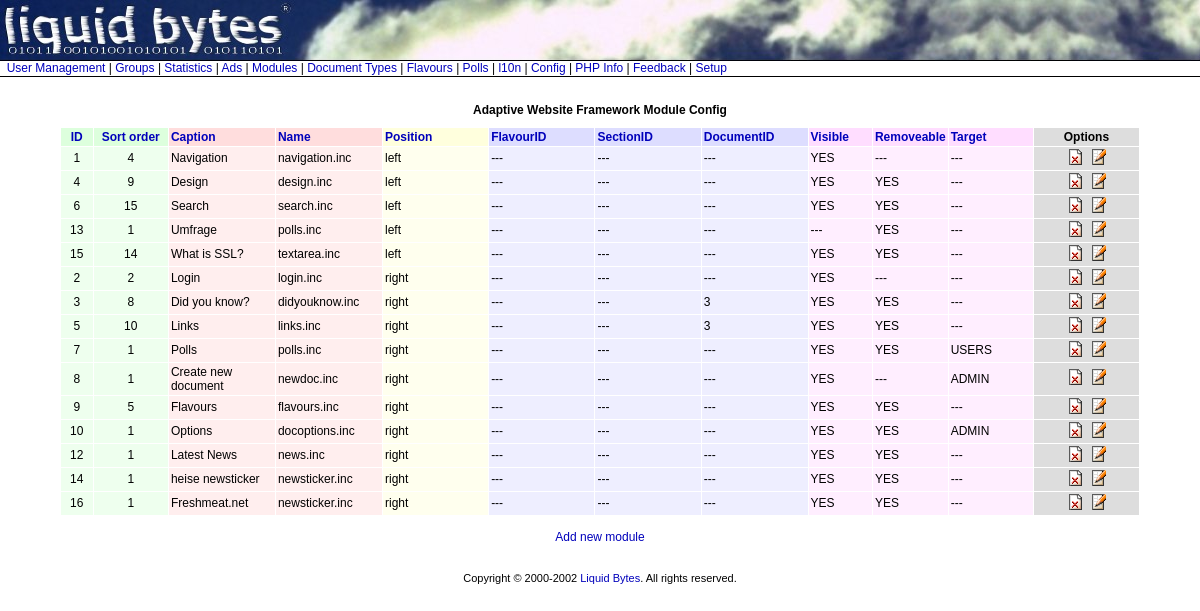
The app's page /admin/modules.php with its own data.
### tables this page shows
CREATE TABLE 1_modules (
  id int(11) unsigned NOT NULL auto_increment,
  sort_order int(11) NOT NULL default '0',
  name varchar(64) NOT NULL default 'unknown',
  placement varchar(20) NOT NULL default 'right',
  flavour_id int(11) NOT NULL default '-1',
  section_id int(11) NOT NULL default '-1',
  document_id int(11) NOT NULL default '-1',
  visible tinyint(1) unsigned NOT NULL default '1',
  removeable tinyint(1) unsigned NOT NULL default '1',
  target tinyint(1) NOT NULL default '0',
  caption text NOT NULL,
  PRIMARY KEY  (id)
) TYPE=MyISAM;

### inc/database.inc (called while the page is built, shortened)
<?
function sql_query ($query) {
        return mysql_query($query);
        }
function sql_num_rows($qresult) {
	if($qresult > 0) {
                return mysql_num_rows($qresult);
                }
        else {
                return 0;
                }
        }
?>

### admin/modules.php (the view, shortened to what this page needs)
<?
include('../inc/database.inc');
if(!isset($order_by)) { $order_by='placement'; }
?>
<html>
<head>
<?
        include('header.inc');
?>
<center>
<table width=90% cellpadding=0 cellspacing=0 border=0>
<tr><td align="left">
<center><h2><? echo SITE_TITLE; ?> Module Config</h2></center>
<?
if($action=='delete' && isset($id)) {
        echo '<center><h3>Delete: Are you sure?</h3>';
        echo '<h3><a href="modules.php?first_item='.$first_item.'">No</a>&nbsp;
                <a href="modules.php?first_item='.$first_item.'&delete='.$id.'">Yes</a></h3>';
	}
else {
$qres = sql_query("SELECT id, sort_order, name, placement, flavour_id, section_id, document_id, visible, removeable,
	target, caption FROM ".TABLE_MODULES." ORDER BY $order_by");
if(sql_num_rows($qres) > 0) {
        while($row = sql_fetch_row($qres)) {
		$modules[$row[0]]['sort_order'] = $row[1];
		$modules[$row[0]]['name'] = $row[2];
		$modules[$row[0]]['position'] = $row[3];
		if($row[4]=='-1') $row[4] = '---';
		$modules[$row[0]]['flavour_id'] = $row[4];
		if($row[5]=='-1') $row[5] = '---';
		$modules[$row[0]]['section_id'] = $row[5];
		if($row[6]=='-1') $row[6] = '---';
		$modules[$row[0]]['document_id'] = $row[6];
		if($row[7]=='0') $row[7] = '---';
		if($row[7]=='1') $row[7] = 'YES';
		$modules[$row[0]]['visible'] = $row[7];
		if($row[8]=='0') $row[8] = '---';
		if($row[8]=='1') $row[8] = 'YES';
		$modules[$row[0]]['removeable'] = $row[8];
		if($row[9]=='0') $row[9] = '---';
		if($row[9]=='2') $row[9] = 'USERS';
		if($row[9]=='3') $row[9] = 'ADMIN';
		$modules[$row[0]]['condition'] = $row[9];
		$modules[$row[0]]['caption']   = $row[10].'&nbsp';
		}
?>
<table width="100%" border="0" cellpadding="2" cellspacing="1">
        <tr>
        <td bgcolor="#ddffdd" width="3%" align="center">
                <a href="modules.php?first_item=<? echo $first_item; ?>&order_by=id"><b>ID</b></a></td>
        <td bgcolor="#ddffdd" width="7%" align="center" nowrap="nowrap">
                <a href="modules.php?first_item=<? echo $first_item; ?>&order_by=sort_order"><b>Sort order</b></a></td>
        <td bgcolor="#ffdddd" width="10%">
                <a href="modules.php?first_item=<? echo $first_item; ?>&order_by=caption"><b>Caption</b></a></td>
        <td bgcolor="#ffdddd" width="10%">
                <a href="modules.php?first_item=<? echo $first_item; ?>&order_by=name"><b>Name</b></a></td>
        <td bgcolor="#ffffdd" width="10%">
                <a href="modules.php?first_item=<? echo $first_item; ?>&order_by=placement"><b>Position</b></a></td>
        <td bgcolor="#ddddff" width="10%">
                <a href="modules.php?first_item=<? echo $first_item; ?>&order_by=flavour_id"><b>FlavourID</b></a></td>
        <td bgcolor="#ddddff" width="10%">
                <a href="modules.php?first_item=<? echo $first_item; ?>&order_by=section_id"><b>SectionID</b></a></td>
        <td bgcolor="#ddddff" width="10%">
                <a href="modules.php?first_item=<? echo $first_item; ?>&order_by=document_id"><b>DocumentID</b></a></td>
        <td bgcolor="#ffddff" width="6%">
                <a href="modules.php?first_item=<? echo $first_item; ?>&order_by=visible"><b>Visible</b></a></td>
        <td bgcolor="#ffddff" width="6%">
                <a href="modules.php?first_item=<? echo $first_item; ?>&order_by=removeable"><b>Removeable</b></a></td>
        <td bgcolor="#ffddff" width="8%">
                <a href="modules.php?first_item=<? echo $first_item; ?>&order_by=target"><b>Target</b></a></td>
        <td bgcolor="#dddddd" width="10%" align="center">
                <b>Options</b></td>
        </tr>
        <?
	while(list($key, $value) = each($modules)) {
		?>
		<tr>
		<td bgcolor="#eeffee" align="center"><?=$key?></td>
		<td bgcolor="#eeffee" align="center"><?=$value['sort_order']?></td>
		<td bgcolor="#ffeeee" align="left"><?=$value['caption']?></td>
		<td bgcolor="#ffeeee" align="left"><?=$value['name']?></td>
		<td bgcolor="#ffffee" align="left"><?=$value['position']?></td>
		<td bgcolor="#eeeeff" align="left"><?=$value['flavour_id']?></td>
		<td bgcolor="#eeeeff" align="left"><?=$value['section_id']?></td>
		<td bgcolor="#eeeeff" align="left"><?=$value['document_id']?></td>
		<td bgcolor="#ffeeff" align="left"><?=$value['visible']?></td>
		<td bgcolor="#ffeeff" align="left"><?=$value['removeable']?></td>
		<td bgcolor="#ffeeff" align="left"><?=$value['condition']?></td>
		<td bgcolor="#dddddd" align="center">
			<a href="modules.php?id=<? echo $key; ?>&action=delete&first_item=<? echo $first_item; ?>"><img
                        src="../img/delete.gif" border="0" alt="Delete"></a>&nbsp;
                	<a href="modules.php?id=<? echo $key; ?>&action=edit&first_item=<? echo $first_item; ?>"><img
                        src="../img/edit.gif" border="0" alt="Edit"></a></td>
		</tr>
		<?
		}
	echo '</table>';
	}
	?>
	<br>
	<center><a href="modules.php?action=new">Add new module</a></center>
	<?
	}
?>
</td></tr>
</table>
<?
	include('footer.inc');
?>
</center>
</body>
</html>

### admin/header.inc (shortened to what this page needs)
<?
if(strpos($HTTP_USER_AGENT, 'MSIE') && file_exists('css/'.$design['css'].'.msie.css')) {
?><link rel="stylesheet" type="text/css" href="admin.msie.css" /><?
} else {
?><link rel="stylesheet" type="text/css" href="admin.css" /><?
}
?>
</head>
<body bgcolor="#ffffff" topmargin="0" rightmargin="0" leftmargin="0" marginwidth="0" marginheight="0">
<table width=100% height="61" cellpadding="0" cellspacing="0" border="0">
<tr>
<td width="295" height="61" bgcolor="#ffffff" valign="top" background=""><a href="http://liquidbytes.net/products/awf/"><img src="logo.jpg" border="0" width="295" height="61"></a></td>
<td width="100%" bgcolor="#ffffff" background="sky.jpg">
</td>
</tr>
<tr>
<td colspan="2" bgcolor="#ffffff">&nbsp;
<span style="font-size: 12px">
<? $fn = basename($PHP_SELF); ?>
<a href="users.php"><? if($fn=='users.php') { echo '<b>User Management</b>'; } else { echo 'User Management'; } ?></a>
|
<a href="groups.php"><? if($fn=='groups.php') { echo '<b>Groups</b>'; } else { echo 'Groups'; } ?></a> |
<a href="stats.php"><? if($fn=='stats.php') { echo '<b>Statistics</b>'; } else { echo 'Statistics'; } ?></a> |
<a href="ads.php"><? if($fn=='ads.php') { echo '<b>Ads</b>'; } else { echo 'Ads'; } ?></a> |
<a href="modules.php"><? if($fn=='modules.php') { echo '<b>Modules</b>'; } else { echo 'Modules'; } ?></a> |
<a href="types.php"><? if($fn=='types.php') { echo '<b>Document Types</b>'; } else { echo 'Document Types'; } ?></a> |
<a href="flavours.php"><? if($fn=='flavours.php') { echo '<b>Flavours</b>'; } else { echo 'Flavours'; } ?></a> |
<a href="polls.php"><? if($fn=='polls.php') { echo '<b>Polls</b>'; } else { echo 'Polls'; } ?></a> |
<a href="l10n.php"><? if($fn=='l10n.php') { echo '<b>l10n</b>'; } else { echo 'l10n'; } ?></a> |
<a href="config.php"><? if($fn=='config.php') { echo '<b>Config</b>'; } else { echo 'Config'; } ?></a> |
<a href="phpinfo.php"><? if($fn=='phpinfo.php') { echo '<b>PHP Info</b>'; } else { echo 'PHP Info'; } ?></a> |
<a href="feedback.php"><? if($fn=='feedback.php') { echo '<b>Feedback</b>'; } else { echo 'Feedback'; } ?></a> |
<a href="setup.php"><? if($fn=='setup.php') { echo '<b>Setup</b>'; } else { echo 'Setup'; } ?></a>
</span>
</td>
</tr>
<tr>
<td width="100%" height="10" bgcolor="#ffffff" valign="top" background="shadow_2.png" colspan="2">&nbsp;</td>
</table>
<br />

### admin/footer.inc
<center>
<br /><br />
<span style="font-size:11px">
Copyright &copy; 2000-2002 <a href="http://liquidbytes.net/">Liquid Bytes</a>. All rights reserved.
</span>
</center>
<br />

### admin/admin.css (style rules this page uses)
body, td, p { color : black; font-style: normal; font-variant: normal; font-family: arial, helvetica, sans-serif; font-size: 12px; font-weight: normal; }
h2 { font-family: arial, helvetica, sans-serif; font-size: 12px; font-weight : bold; }
a:link { color : #0000bb; font-family : arial, helvetica, sans-serif; text-decoration : none; }

### records on screen
1_modules: sort_order "4", name "navigation.inc", placement "left"
1_modules: sort_order "9", name "design.inc", placement "left"
1_modules: sort_order "15", name "search.inc", placement "left"
1_modules: sort_order "1", name "polls.inc", placement "left"
1_modules: sort_order "14", name "textarea.inc", placement "left"
1_modules: sort_order "2", name "login.inc", placement "right"
1_modules: sort_order "8", name "didyouknow.inc", placement "right", document "3"
1_modules: sort_order "10", name "links.inc", placement "right", document "3"
1_modules: sort_order "1", name "polls.inc", placement "right"
1_modules: sort_order "1", name "newdoc.inc", placement "right"
1_modules: sort_order "5", name "flavours.inc", placement "right"
1_modules: sort_order "1", name "docoptions.inc", placement "right"
1_modules: sort_order "1", name "news.inc", placement "right"

### other values on screen
SITE_TITLE "Adaptive Website Framework"
$key "1"
$value['caption'] "Navigation"
$value['flavour_id'] "---"
$value['section_id'] "---"
$value['document_id'] "---"
$value['visible'] "YES"
$value['removeable'] "---"
$value['condition'] "---"
$key "4"
$value['caption'] "Design"
$value['removeable'] "YES"
$key "6"
$value['caption'] "Search"
$key "13"
